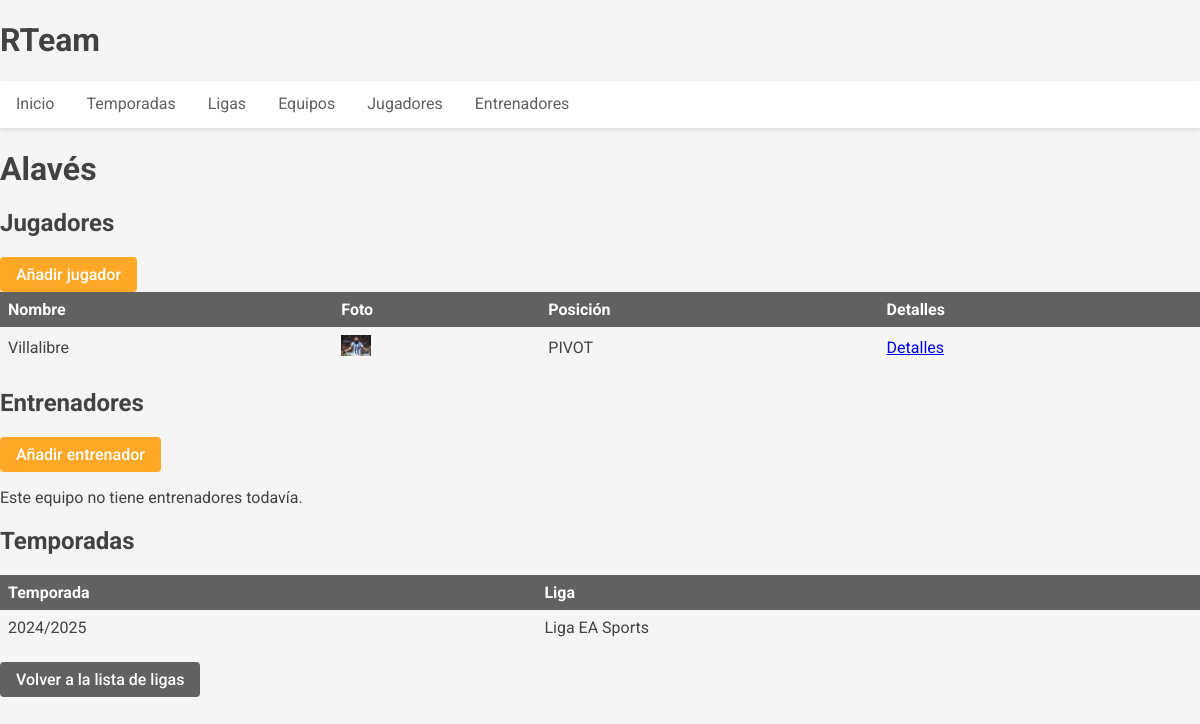
The app's page /equipos/1/, older data.
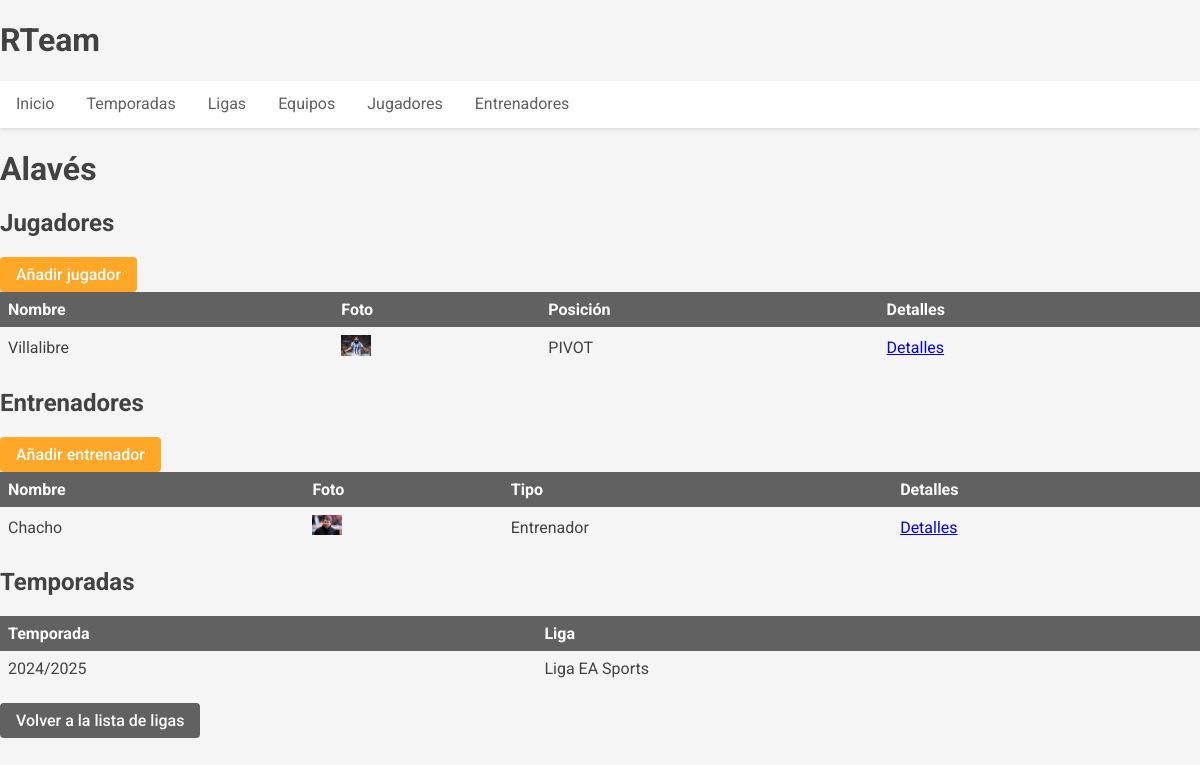
The same page, newer data.
### RTeam_app/models.py (models this page shows, shortened)
class Jugador(models.Model):
    nombre = models.CharField(max_length=100)
    foto = models.ImageField(upload_to='jugadores/', null=True, blank=True)
    POSICIONES = [
        ('PORTERO', 'Portero'),
        ('CIERRE', 'Cierre'),
        ('ALA', 'Ala'),
        ('PIVOT', 'Pívot'),
    ]
    posicion = models.CharField(max_length=10, choices=POSICIONES)
    fecha_creacion = models.DateTimeField(auto_now_add=True)
    fecha_actualizacion = models.DateTimeField(auto_now=True)
    class Meta:
        verbose_name_plural = "Jugadores"

class EquipoLigaTemporada(models.Model):
    equipo = models.ForeignKey(Equipo, on_delete=models.CASCADE)
    liga = models.ForeignKey(Liga, on_delete=models.CASCADE)
    fecha_incorporacion = models.DateField(auto_now_add=True)
    class Meta:
        unique_together = ('equipo', 'liga')
        verbose_name = "Equipo en Liga"
        verbose_name_plural = "Equipos en Ligas"

class Liga(models.Model):
    nombre = models.CharField(max_length=100)
    temporada = models.ForeignKey(Temporada, on_delete=models.CASCADE)
    fecha_creacion = models.DateTimeField(auto_now_add=True)
    fecha_actualizacion = models.DateTimeField(auto_now=True)
    equipos = models.ManyToManyField('Equipo', through='EquipoLigaTemporada', related_name='ligas')
    class Meta:
        unique_together = ('nombre', 'temporada')
        verbose_name_plural = "Ligas"

class Temporada(models.Model):
    periodo = TemporadaField(help_text='Formato: YYYY/YYYY (ej: 2024/2025)')
    class Meta:
        verbose_name_plural = "Temporadas"

class EntrenadorEquipoTemporada(models.Model):
    entrenador = models.ForeignKey(Entrenador, on_delete=models.CASCADE)
    equipo = models.ForeignKey(Equipo, on_delete=models.CASCADE)
    temporada = models.ForeignKey(Temporada, on_delete=models.CASCADE)
    TIPO = [
        ('ENTRENADOR', 'Entrenador'),
        ('DELEGADO', 'Delegado'),
        ('ENTRENADOR_PRACTICAS', 'Entrenador en Prácticas'),
    ]
    tipo = models.CharField(max_length=20, choices=TIPO, default='PRINCIPAL')
    fecha_incorporacion = models.DateField(auto_now_add=True)
    class Meta:
        unique_together = ('entrenador', 'equipo', 'temporada')
        verbose_name = "Entrenador en Equipo por Temporada"
        verbose_name_plural = "Entrenadores en Equipos por Temporada"

class Entrenador(models.Model):
    nombre = models.CharField(max_length=100)
    foto = models.ImageField(upload_to='entrenadores/', null=True, blank=True)
    fecha_creacion = models.DateTimeField(auto_now_add=True)
    fecha_actualizacion = models.DateTimeField(auto_now=True)
    class Meta:
        verbose_name_plural = "Entrenadores"

### RTeam_app/views.py (the view)
# urls.py: path('equipos/<int:pk>/', views.EquipoDetailView.as_view(), name='equipo_detail'),
class EquipoDetailView(DetailView):
    model = Equipo
    template_name = 'equipos/equipo_detail.html'
    context_object_name = 'equipo'
    def get_context_data(self, **kwargs):
        context = super().get_context_data(**kwargs)
        context['jugadores'] = Jugador.objects.filter(
            jugadorequipotemporada__equipo=self.object
        ).distinct()
        context['entrenadores_info'] = EntrenadorEquipoTemporada.objects.filter(
            equipo=self.object
        ).select_related('entrenador')
        context['temporadas_ligas'] = EquipoLigaTemporada.objects.filter(
            equipo=self.object
        ).select_related('liga__temporada')
        return context

### templates/equipos/equipo_detail.html
{% extends 'base.html' %}
{% block contenido %}
    <h1>{{ equipo.nombre }}</h1>
    <h2>Jugadores</h2>
    <a href="{% url 'jugador_equipo_create' equipo.id %}" class="btn btn-primary">Añadir jugador</a>
    {% if jugadores %}
        <table class="table table-striped">
            <thead>
            <tr>
                <th>Nombre</th>
                <th>Foto</th>
                <th>Posición</th>
                <th>Detalles</th>
            </tr>
            </thead>
            <tbody>
            {% for jugador in jugadores %}
                <tr>
                    <td>{{ jugador.nombre }}</td>
                    <td>
                        {% if jugador.foto %}
                            <img src="{{ jugador.foto.url }}" alt="Foto de {{ jugador.nombre }}"
                                 style="max-width: 30px; max-height: 30px;">
                        {% endif %}
                    </td>
                    <td>{{ jugador.posicion }}</td>
                    <td>
                        <a href="{% url 'jugador_detail' jugador.id %}">Detalles</a>
                    </td>
                </tr>
            {% endfor %}
            </tbody>
        </table>
    {% else %}
        <p>Este equipo no tiene jugadores todavía.</p>
    {% endif %}
    <h2>Entrenadores</h2>
    <a href="{% url 'entrenador_equipo_create' equipo.id %}" class="btn btn-primary">Añadir entrenador</a>
    {% if entrenadores_info %}
        <table class="table table-striped">
            <thead>
            <tr>
                <th>Nombre</th>
                <th>Foto</th>
                <th>Tipo</th>
                <th>Detalles</th>
            </tr>
            </thead>
            <tbody>
            {% for item in entrenadores_info %}
                <tr>
                    <td>{{ item.entrenador.nombre }}</td>
                    <td>
                        {% if item.entrenador.foto %}
                            <img src="{{ item.entrenador.foto.url }}" alt="Foto de {{ item.entrenador.nombre }}"
                                 style="max-width: 30px; max-height: 30px;">
                        {% endif %}
                    </td>
                    <td>{{ item.get_tipo_display }}</td>
                    <td>
                        <a href="{% url 'entrenador_detail' item.entrenador.id %}">Detalles</a>
                    </td>
                </tr>
            {% endfor %}
            </tbody>
        </table>
    {% else %}
        <p>Este equipo no tiene entrenadores todavía.</p>
    {% endif %}
    <h2>Temporadas</h2>
    {% if temporadas_ligas %}
        <table class="table table-striped">
            <thead>
            <tr>
                <th>Temporada</th>
                <th>Liga</th>
            </tr>
            </thead>
            <tbody>
            {% for item in temporadas_ligas %}
                <tr>
                    <td>{{ item.liga.temporada.periodo }}</td>
                    <td>{{ item.liga.nombre }}</td>
                </tr>
            {% endfor %}
            </tbody>
        </table>
    {% else %}
        <p>Este equipo no ha participado en ninguna liga todavía.</p>
    {% endif %}
    <a href="{% url 'liga_list' %}" class="btn btn-secondary">Volver a la lista de ligas</a>
{% endblock %}

Row changes from the older to the newer data that the page shows:
added EntrenadorEquipoTemporada: entrenador.nombre "Chacho", entrenador.foto (picture), tipo "Entrenador"
Text that changed along with them:
text no longer shown: "Este equipo no tiene entrenadores todavía."
text now shown: "Nombre Foto Tipo Detalles"
